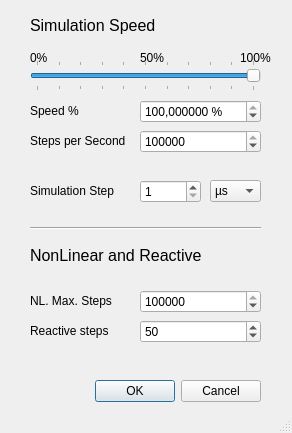
<?xml version="1.0" encoding="UTF-8"?>
<ui version="4.0">
 <class>Dialog</class>
 <widget class="QDialog" name="Dialog">
  <property name="geometry">
   <rect>
    <x>0</x>
    <y>0</y>
    <width>292</width>
    <height>433</height>
   </rect>
  </property>
  <property name="sizePolicy">
   <sizepolicy hsizetype="Preferred" vsizetype="Preferred">
    <horstretch>0</horstretch>
    <verstretch>0</verstretch>
   </sizepolicy>
  </property>
  <property name="windowTitle">
   <string>Simulation</string>
  </property>
  <property name="locale">
   <locale language="Spanish" country="Spain"/>
  </property>
  <property name="sizeGripEnabled">
   <bool>true</bool>
  </property>
  <widget class="QSlider" name="horizontalSlider">
   <property name="geometry">
    <rect>
     <x>30</x>
     <y>60</y>
     <width>231</width>
     <height>31</height>
    </rect>
   </property>
   <property name="sizePolicy">
    <sizepolicy hsizetype="Preferred" vsizetype="Preferred">
     <horstretch>0</horstretch>
     <verstretch>0</verstretch>
    </sizepolicy>
   </property>
   <property name="maximum">
    <number>100</number>
   </property>
   <property name="sliderPosition">
    <number>100</number>
   </property>
   <property name="orientation">
    <enum>Qt::Horizontal</enum>
   </property>
   <property name="tickPosition">
    <enum>QSlider::TicksBothSides</enum>
   </property>
   <property name="tickInterval">
    <number>10</number>
   </property>
  </widget>
  <widget class="QDialogButtonBox" name="buttonBox">
   <property name="geometry">
    <rect>
     <x>30</x>
     <y>380</y>
     <width>231</width>
     <height>22</height>
    </rect>
   </property>
   <property name="orientation">
    <enum>Qt::Horizontal</enum>
   </property>
   <property name="standardButtons">
    <set>QDialogButtonBox::Cancel|QDialogButtonBox::Ok</set>
   </property>
  </widget>
  <widget class="Line" name="line">
   <property name="geometry">
    <rect>
     <x>30</x>
     <y>220</y>
     <width>231</width>
     <height>16</height>
    </rect>
   </property>
   <property name="orientation">
    <enum>Qt::Horizontal</enum>
   </property>
  </widget>
  <widget class="QSpinBox" name="spinBox_3">
   <property name="geometry">
    <rect>
     <x>140</x>
     <y>320</y>
     <width>121</width>
     <height>23</height>
    </rect>
   </property>
   <property name="minimum">
    <number>1</number>
   </property>
   <property name="maximum">
    <number>1000000000</number>
   </property>
   <property name="value">
    <number>50</number>
   </property>
  </widget>
  <widget class="QLabel" name="label_3">
   <property name="geometry">
    <rect>
     <x>30</x>
     <y>320</y>
     <width>111</width>
     <height>21</height>
    </rect>
   </property>
   <property name="text">
    <string>Reactive steps</string>
   </property>
  </widget>
  <widget class="QLabel" name="label">
   <property name="geometry">
    <rect>
     <x>30</x>
     <y>290</y>
     <width>111</width>
     <height>21</height>
    </rect>
   </property>
   <property name="text">
    <string>NL. Max. Steps</string>
   </property>
  </widget>
  <widget class="QSpinBox" name="spinBox">
   <property name="geometry">
    <rect>
     <x>140</x>
     <y>290</y>
     <width>121</width>
     <height>23</height>
    </rect>
   </property>
   <property name="maximum">
    <number>1000000000</number>
   </property>
   <property name="value">
    <number>100000</number>
   </property>
  </widget>
  <widget class="QSpinBox" name="stepSpinBox">
   <property name="geometry">
    <rect>
     <x>140</x>
     <y>180</y>
     <width>61</width>
     <height>23</height>
    </rect>
   </property>
   <property name="minimum">
    <number>1</number>
   </property>
   <property name="maximum">
    <number>1000</number>
   </property>
  </widget>
  <widget class="QComboBox" name="stepComboBox">
   <property name="geometry">
    <rect>
     <x>210</x>
     <y>180</y>
     <width>51</width>
     <height>22</height>
    </rect>
   </property>
   <property name="sizePolicy">
    <sizepolicy hsizetype="Fixed" vsizetype="Fixed">
     <horstretch>0</horstretch>
     <verstretch>0</verstretch>
    </sizepolicy>
   </property>
   <property name="currentText">
    <string notr="true">µs</string>
   </property>
   <property name="currentIndex">
    <number>2</number>
   </property>
   <property name="maxCount">
    <number>10</number>
   </property>
   <item>
    <property name="text">
     <string>s</string>
    </property>
   </item>
   <item>
    <property name="text">
     <string>ms</string>
    </property>
   </item>
   <item>
    <property name="text">
     <string>µs</string>
    </property>
   </item>
   <item>
    <property name="text">
     <string>ns</string>
    </property>
   </item>
   <item>
    <property name="text">
     <string>ps</string>
    </property>
   </item>
  </widget>
  <widget class="QLabel" name="stepLabel">
   <property name="geometry">
    <rect>
     <x>30</x>
     <y>180</y>
     <width>111</width>
     <height>21</height>
    </rect>
   </property>
   <property name="text">
    <string>Simulation Step</string>
   </property>
  </widget>
  <widget class="QSpinBox" name="spinBox_2">
   <property name="geometry">
    <rect>
     <x>140</x>
     <y>130</y>
     <width>121</width>
     <height>23</height>
    </rect>
   </property>
   <property name="maximum">
    <number>1000000000</number>
   </property>
   <property name="value">
    <number>1000000</number>
   </property>
  </widget>
  <widget class="QLabel" name="label_2">
   <property name="geometry">
    <rect>
     <x>30</x>
     <y>130</y>
     <width>111</width>
     <height>21</height>
    </rect>
   </property>
   <property name="text">
    <string>Steps per Second</string>
   </property>
  </widget>
  <widget class="QLabel" name="label_4">
   <property name="geometry">
    <rect>
     <x>30</x>
     <y>10</y>
     <width>261</width>
     <height>31</height>
    </rect>
   </property>
   <property name="font">
    <font>
     <pointsize>12</pointsize>
    </font>
   </property>
   <property name="text">
    <string>Simulation Speed</string>
   </property>
   <property name="alignment">
    <set>Qt::AlignLeading|Qt::AlignLeft|Qt::AlignVCenter</set>
   </property>
  </widget>
  <widget class="QLabel" name="label_5">
   <property name="geometry">
    <rect>
     <x>30</x>
     <y>50</y>
     <width>21</width>
     <height>16</height>
    </rect>
   </property>
   <property name="text">
    <string>0%</string>
   </property>
  </widget>
  <widget class="QLabel" name="label_6">
   <property name="geometry">
    <rect>
     <x>140</x>
     <y>50</y>
     <width>31</width>
     <height>16</height>
    </rect>
   </property>
   <property name="text">
    <string>50%</string>
   </property>
  </widget>
  <widget class="QLabel" name="label_7">
   <property name="geometry">
    <rect>
     <x>240</x>
     <y>50</y>
     <width>41</width>
     <height>16</height>
    </rect>
   </property>
   <property name="text">
    <string>100%</string>
   </property>
  </widget>
  <widget class="QLabel" name="label_8">
   <property name="geometry">
    <rect>
     <x>30</x>
     <y>240</y>
     <width>231</width>
     <height>31</height>
    </rect>
   </property>
   <property name="font">
    <font>
     <pointsize>12</pointsize>
    </font>
   </property>
   <property name="text">
    <string>NonLinear and Reactive</string>
   </property>
   <property name="alignment">
    <set>Qt::AlignLeading|Qt::AlignLeft|Qt::AlignVCenter</set>
   </property>
  </widget>
  <widget class="QLabel" name="label_9">
   <property name="geometry">
    <rect>
     <x>30</x>
     <y>100</y>
     <width>111</width>
     <height>21</height>
    </rect>
   </property>
   <property name="text">
    <string>Speed %</string>
   </property>
  </widget>
  <widget class="QDoubleSpinBox" name="doubleSpinBox">
   <property name="geometry">
    <rect>
     <x>140</x>
     <y>100</y>
     <width>121</width>
     <height>23</height>
    </rect>
   </property>
   <property name="suffix">
    <string notr="true"> %</string>
   </property>
   <property name="decimals">
    <number>6</number>
   </property>
   <property name="maximum">
    <double>100.000000000000000</double>
   </property>
   <property name="value">
    <double>100.000000000000000</double>
   </property>
  </widget>
 </widget>
 <resources/>
 <connections>
  <connection>
   <sender>buttonBox</sender>
   <signal>accepted()</signal>
   <receiver>Dialog</receiver>
   <slot>accept()</slot>
   <hints>
    <hint type="sourcelabel">
     <x>248</x>
     <y>254</y>
    </hint>
    <hint type="destinationlabel">
     <x>157</x>
     <y>274</y>
    </hint>
   </hints>
  </connection>
  <connection>
   <sender>buttonBox</sender>
   <signal>rejected()</signal>
   <receiver>Dialog</receiver>
   <slot>reject()</slot>
   <hints>
    <hint type="sourcelabel">
     <x>316</x>
     <y>260</y>
    </hint>
    <hint type="destinationlabel">
     <x>286</x>
     <y>274</y>
    </hint>
   </hints>
  </connection>
 </connections>
</ui>
